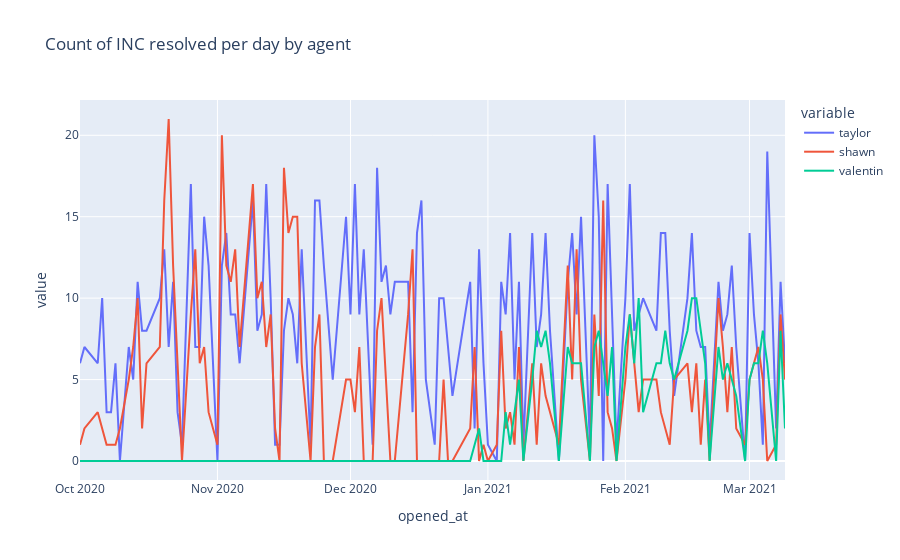

Notebook code for this chart:
### Code cell
fig = px.line(df, x=df.index, y=[df.taylor, df.shawn, df.valentin], title='Count of INC resolved per day by agent')
fig.show()
